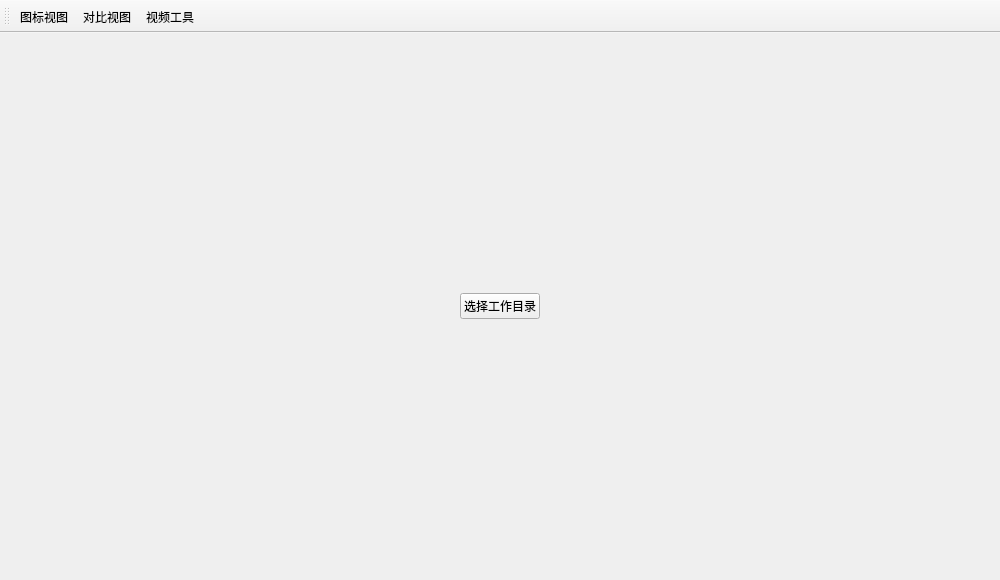
<?xml version="1.0" encoding="UTF-8"?>
<ui version="4.0">
 <class>MainWindow</class>
 <widget class="QMainWindow" name="MainWindow">
  <property name="geometry">
   <rect>
    <x>0</x>
    <y>0</y>
    <width>1000</width>
    <height>580</height>
   </rect>
  </property>
  <property name="sizePolicy">
   <sizepolicy hsizetype="Expanding" vsizetype="Expanding">
    <horstretch>0</horstretch>
    <verstretch>0</verstretch>
   </sizepolicy>
  </property>
  <property name="windowTitle">
   <string>集成可视化工具</string>
  </property>
  <widget class="QWidget" name="centralwidget">
   <property name="sizePolicy">
    <sizepolicy hsizetype="Expanding" vsizetype="Expanding">
     <horstretch>0</horstretch>
     <verstretch>0</verstretch>
    </sizepolicy>
   </property>
   <layout class="QGridLayout" name="gridLayout_2">
    <item row="0" column="0">
     <layout class="QGridLayout" name="gridLayout">
      <item row="0" column="0">
       <widget class="QPushButton" name="pushButton">
        <property name="sizePolicy">
         <sizepolicy hsizetype="Fixed" vsizetype="Fixed">
          <horstretch>0</horstretch>
          <verstretch>0</verstretch>
         </sizepolicy>
        </property>
        <property name="text">
         <string>选择工作目录</string>
        </property>
       </widget>
      </item>
     </layout>
    </item>
   </layout>
  </widget>
  <widget class="QToolBar" name="toolBar">
   <property name="sizePolicy">
    <sizepolicy hsizetype="Preferred" vsizetype="Preferred">
     <horstretch>0</horstretch>
     <verstretch>0</verstretch>
    </sizepolicy>
   </property>
   <property name="windowTitle">
    <string>toolBar</string>
   </property>
   <attribute name="toolBarArea">
    <enum>TopToolBarArea</enum>
   </attribute>
   <attribute name="toolBarBreak">
    <bool>false</bool>
   </attribute>
   <addaction name="construct_action"/>
   <addaction name="open_action"/>
   <addaction name="submit_action"/>
  </widget>
  <action name="actionopen">
   <property name="text">
    <string>open</string>
   </property>
  </action>
  <action name="actionnew_project">
   <property name="text">
    <string>new project</string>
   </property>
  </action>
  <action name="construct_action">
   <property name="text">
    <string>图标视图</string>
   </property>
  </action>
  <action name="open_action">
   <property name="text">
    <string>对比视图</string>
   </property>
  </action>
  <action name="submit_action">
   <property name="text">
    <string>视频工具</string>
   </property>
  </action>
 </widget>
 <resources/>
 <connections/>
</ui>
